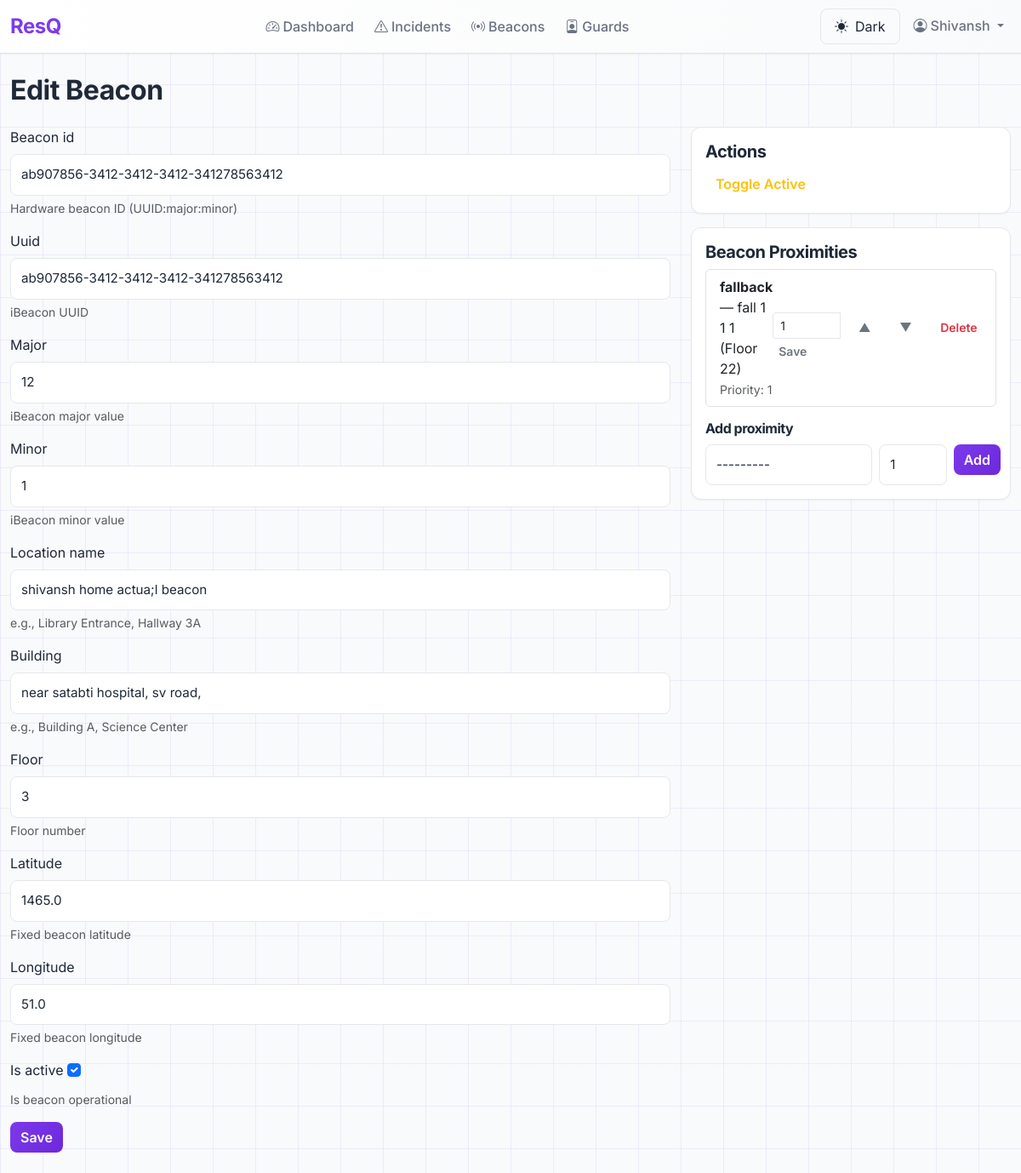
The page /admin-panel/beacons/09cb660c-6f6d-4bb0-8907-9560ffd2aa0c/ (signed in) on the database as committed earlier.
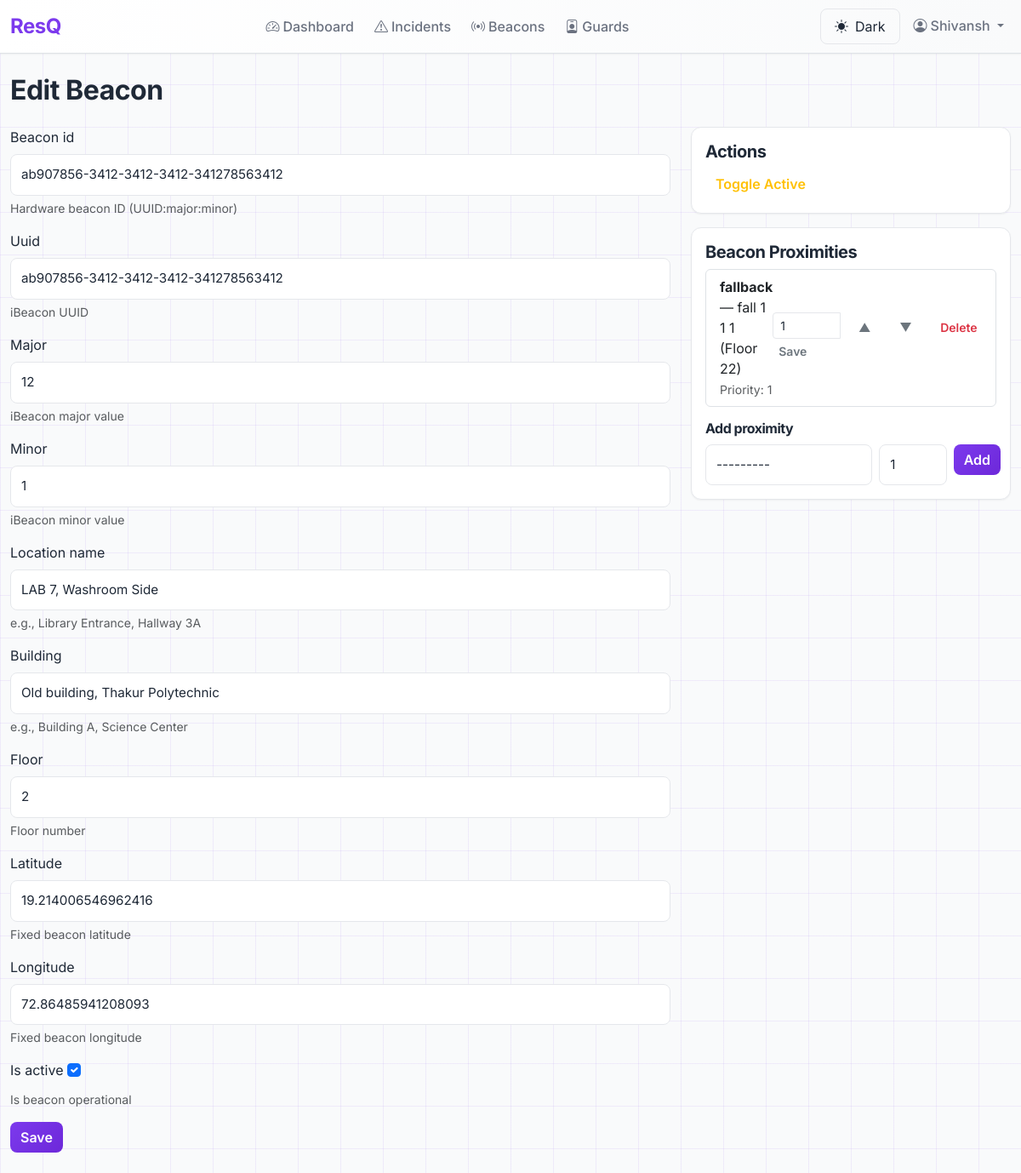
The same page on the database as committed later.
### incidents/models.py (models this page shows)
class Beacon(models.Model):
    id = models.UUIDField(primary_key=True, default=uuid.uuid4, editable=False)
    beacon_id = models.CharField(max_length=100, unique=True, db_index=True, null=True, blank=True, help_text="Hardware beacon ID (UUID:major:minor)")
    uuid = models.CharField(max_length=36, db_index=True, help_text="iBeacon UUID")
    major = models.IntegerField(help_text="iBeacon major value")
    minor = models.IntegerField(help_text="iBeacon minor value")
    location_name = models.CharField(max_length=255, help_text="e.g., Library Entrance, Hallway 3A")
    building = models.CharField(max_length=255, help_text="e.g., Building A, Science Center")
    floor = models.IntegerField(help_text="Floor number")
    latitude = models.FloatField(null=True, blank=True, help_text="Fixed beacon latitude")
    longitude = models.FloatField(null=True, blank=True, help_text="Fixed beacon longitude")
    nearby_beacons = models.ManyToManyField(
        'self',
        through='BeaconProximity',
        symmetrical=False,
        related_name='nearby_from',
        help_text="Nearby beacons in priority order for guard search expansion"
    )
    is_active = models.BooleanField(default=True, db_index=True, help_text="Is beacon operational")
    created_at = models.DateTimeField(auto_now_add=True)
    updated_at = models.DateTimeField(auto_now=True)
    class Meta:
        ordering = ["building", "floor", "location_name"]
        indexes = [
            models.Index(fields=["beacon_id"]),
            models.Index(fields=["uuid", "major", "minor"]),
            models.Index(fields=["building", "floor"]),
            models.Index(fields=["is_active"]),
        ]
        constraints = [
            models.UniqueConstraint(fields=["major", "minor"], name="unique_beacon_major_minor")
        ]
    def __str__(self):
        return f"{self.location_name} ({self.building}, Floor {self.floor})"

### adminEnd/views.py (the view)
# urls.py: path('beacons/<uuid:beacon_id>/', views.beacon_detail, name='beacon_detail'),
@admin_required
@read_only
def beacon_detail(request, beacon_id):
    from .forms import BeaconForm
    beacon = get_object_or_404(Beacon, id=beacon_id)
    if request.method == 'POST':
        from django.db.models import F
        from django.db import transaction
        if 'toggle_active' in request.POST:
            beacon.is_active = not beacon.is_active
            beacon.save(update_fields=['is_active'])
            messages.success(request, f'Beacon active set to {beacon.is_active}')
            return redirect('adminEnd:beacon_detail', beacon_id=beacon.id)
        if 'add_proximity' in request.POST:
            from .forms import BeaconProximityForm
            formp = BeaconProximityForm(request.POST, from_beacon=beacon)
            if formp.is_valid():
                to_beacon = formp.cleaned_data['to_beacon']
                priority = formp.cleaned_data['priority']
                if to_beacon.id == beacon.id:
                    formp.add_error('to_beacon', 'Cannot point proximity to the same beacon')
                elif BeaconProximity.objects.filter(from_beacon=beacon, to_beacon=to_beacon).exists():
                    formp.add_error(None, 'Proximity relation already exists')
                else:
                    try:
                        with transaction.atomic():
                            BeaconProximity.objects.filter(from_beacon=beacon, priority__gte=priority).update(priority=F('priority') + 1)
                            prox = BeaconProximity.objects.create(from_beacon=beacon, to_beacon=to_beacon, priority=priority)
                        messages.success(request, 'Proximity relation added')
                        return redirect('adminEnd:beacon_detail', beacon_id=beacon.id)
                    except Exception as e:
                        messages.error(request, f'Could not add proximity: {e}')
            form = BeaconForm(instance=beacon)
            proximities = BeaconProximity.objects.filter(from_beacon=beacon).select_related('to_beacon').order_by('priority')
            return render(request, 'adminEnd/beacon_form.html', {'form': form, 'beacon': beacon, 'proximity_form': formp, 'proximities': proximities})
        if 'edit_proximity' in request.POST:
            prox_id = request.POST.get('proximity_id')
            new_prio = request.POST.get('priority')
            try:
                prox = BeaconProximity.objects.get(id=prox_id, from_beacon=beacon)
                new_prio_int = int(new_prio)
                if new_prio_int < 1:
                    raise ValueError('Priority must be >= 1')
                old_prio = prox.priority
                if new_prio_int == old_prio:
                    messages.info(request, 'No change in priority')
                    return redirect('adminEnd:beacon_detail', beacon_id=beacon.id)
                with transaction.atomic():
                    if new_prio_int < old_prio:
                        BeaconProximity.objects.filter(from_beacon=beacon, priority__gte=new_prio_int, priority__lt=old_prio).update(priority=F('priority') + 1)
                    else:
                        BeaconProximity.objects.filter(from_beacon=beacon, priority__gt=old_prio, priority__lte=new_prio_int).update(priority=F('priority') - 1)
                    prox.priority = new_prio_int
                    prox.save()
                messages.success(request, 'Proximity updated')
                return redirect('adminEnd:beacon_detail', beacon_id=beacon.id)
            except Exception as e:
                messages.error(request, f'Could not update proximity: {e}')
        if 'move_up' in request.POST or 'move_down' in request.POST:
            prox_id = request.POST.get('proximity_id')
            direction = 'up' if 'move_up' in request.POST else 'down'
            try:
                with transaction.atomic():
                    prox = BeaconProximity.objects.select_for_update().get(id=prox_id, from_beacon=beacon)
                    if direction == 'up' and prox.priority > 1:
                        target_prio = prox.priority - 1
                        other = BeaconProximity.objects.select_for_update().filter(from_beacon=beacon, priority=target_prio).first()
                        if other:
                            other.priority = -1
                            other.save()
                            prox.priority = target_prio
                            prox.save()
                            other.priority = target_prio + 1
                            other.save()
                        else:
                            prox.priority = target_prio
                            prox.save()
                    elif direction == 'down':
                        target_prio = prox.priority + 1
                        other = BeaconProximity.objects.select_for_update().filter(from_beacon=beacon, priority=target_prio).first()
                        if other:
                            other.priority = -1
                            other.save()
                            prox.priority = target_prio
                            prox.save()
                            other.priority = target_prio - 1
                            other.save()
                        else:
                            prox.priority = target_prio
                            prox.save()
                messages.success(request, 'Proximity moved')
                return redirect('adminEnd:beacon_detail', beacon_id=beacon.id)
            except Exception as e:
                messages.error(request, f'Could not move proximity: {e}')
        if 'delete_proximity' in request.POST:
            prox_id = request.POST.get('proximity_id')
            try:
                with transaction.atomic():
                    prox = BeaconProximity.objects.get(id=prox_id, from_beacon=beacon)
                    old_prio = prox.priority
                    prox.delete()
                    BeaconProximity.objects.filter(from_beacon=beacon, priority__gt=old_prio).update(priority=F('priority') - 1)
                messages.success(request, 'Proximity removed')
                return redirect('adminEnd:beacon_detail', beacon_id=beacon.id)
            except BeaconProximity.DoesNotExist:
                messages.error(request, 'Proximity not found')
        form = BeaconForm(request.POST, instance=beacon)
        if form.is_valid():
            form.save()
            messages.success(request, 'Beacon updated')
            return redirect('adminEnd:beacon_detail', beacon_id=beacon.id)
    else:
        form = BeaconForm(instance=beacon)
    proximities = BeaconProximity.objects.filter(from_beacon=beacon).select_related('to_beacon').order_by('priority')
    proximity_form = __import__('adminEnd.forms', fromlist=['BeaconProximityForm']).BeaconProximityForm(from_beacon=beacon)
    return render(request, 'adminEnd/beacon_form.html', {'form': form, 'beacon': beacon, 'proximity_form': proximity_form, 'proximities': proximities, 'adminend_view_only': settings.ADMINEND_VIEW_ONLY})

### adminEnd/forms.py
class BeaconForm(forms.ModelForm):
    class Meta:
        model = Beacon
        fields = [
            'beacon_id', 'uuid', 'major', 'minor', 'location_name', 'building', 'floor', 'latitude', 'longitude', 'is_active'
        ]
        widgets = {
            'location_name': forms.TextInput(attrs={'class': 'form-control'}),
            'building': forms.TextInput(attrs={'class': 'form-control'}),
            'floor': forms.NumberInput(attrs={'class': 'form-control'}),
            'latitude': forms.NumberInput(attrs={'class': 'form-control', 'step': 'any'}),
            'longitude': forms.NumberInput(attrs={'class': 'form-control', 'step': 'any'}),
            'beacon_id': forms.TextInput(attrs={'class': 'form-control'}),
            'uuid': forms.TextInput(attrs={'class': 'form-control'}),
            'major': forms.NumberInput(attrs={'class': 'form-control'}),
            'minor': forms.NumberInput(attrs={'class': 'form-control'}),
            'is_active': forms.CheckboxInput(attrs={'class': 'form-check-input'}),
        }

### adminEnd/context_processors.py (called while the page is built)
def adminend_view_only(request):
    return {'adminend_view_only': getattr(settings, 'ADMINEND_VIEW_ONLY', True)}

### adminEnd/templates/adminEnd/beacon_form.html (shortened to what the changed rows need)
{% extends 'adminEnd/base.html' %}
{% block content %}
<h1>{% if creating %}New Beacon{% else %}Edit Beacon{% endif %}</h1>
<form method="post">
  <div class="row">
    <div class="col-md-8">
      {% for field in form %}
        <div class="mb-3">
          <label class="form-label">{{ field.label }}</label>
          {{ field }}
          {% if field.help_text %}<div class="form-text">{{ field.help_text }}</div>{% endif %}
        </div>
      {% endfor %}
    </div>
  </div>
</form>
{% endblock %}

Rows that differ between the two databases and show on the page:
changed Beacon "ab907856-3412-3412-3412-341278563412": location_name "shivansh home actua;l beacon" → "LAB 7, Washroom Side"; building "near satabti hospital, sv road," → "Old building, Thakur Polytechnic"; floor "3" → "2"; latitude "1465.0" → "19.214006546962416"; longitude "51.0" → "72.86485941208093"
